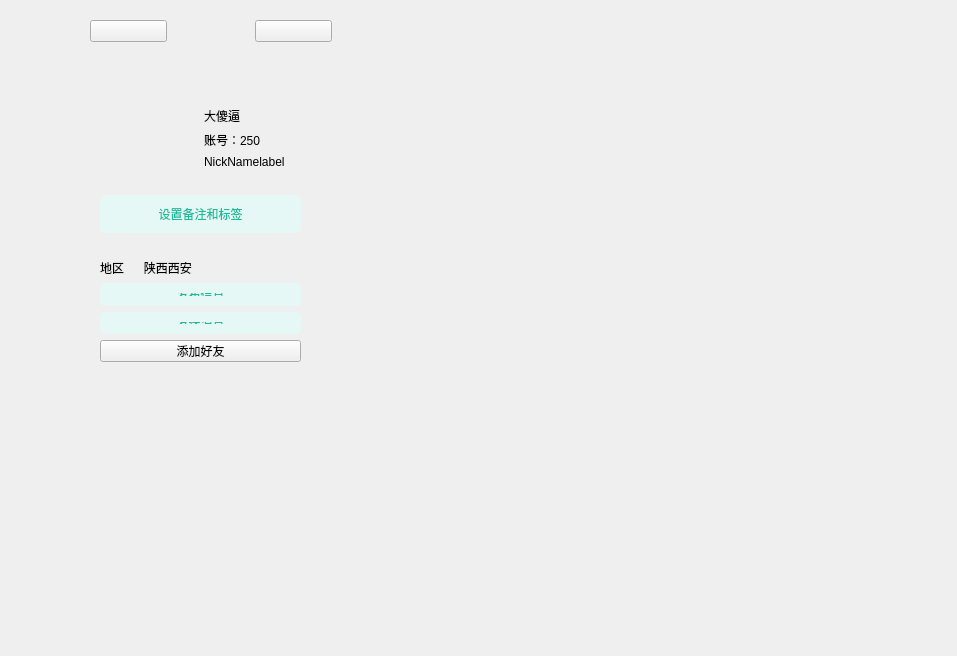
<?xml version="1.0" encoding="UTF-8"?>
<ui version="4.0">
 <class>Chat</class>
 <widget class="QWidget" name="Chat">
  <property name="geometry">
   <rect>
    <x>0</x>
    <y>0</y>
    <width>957</width>
    <height>656</height>
   </rect>
  </property>
  <property name="windowTitle">
   <string>Form</string>
  </property>
  <property name="styleSheet">
   <string notr="true">
QScrollBar:vertical {
      border: none;
 	  background-color: rgba(255, 255, 255);
      width: 4px;
      margin: 0px 0 0px 0;
  }
  QScrollBar::handle:vertical {
	 border: none;
     border-radius:2px;
      background: rgba(154, 154, 154, 150);
      min-height: 15px;
  }
QScrollBar::sub-line:vertical {
      border: none;
      height: 0px;
      subcontrol-position: top;
      subcontrol-origin: margin;
  }
QScrollBar::add-line:vertical {
      border: none;
      height: 0px;
      subcontrol-position: bottom;
      subcontrol-origin: margin;
  }
  QScrollBar::up-arrow:vertical, QScrollBar::down-arrow:vertical {
	border:none;
      width: 0px;
      height: 0px;
  }
  QScrollBar::add-page:vertical, QScrollBar::sub-page:vertical {
      background: none;
  }

</string>
  </property>
  <widget class="QWidget" name="verticalLayoutWidget">
   <property name="geometry">
    <rect>
     <x>90</x>
     <y>20</y>
     <width>242</width>
     <height>431</height>
    </rect>
   </property>
   <layout class="QVBoxLayout" name="verticalLayout">
    <item>
     <layout class="QHBoxLayout" name="horizontalLayout">
      <item>
       <widget class="QPushButton" name="Back">
        <property name="styleSheet">
         <string notr="true">border-image: url(:/ICON/picture/Back.ico);</string>
        </property>
        <property name="text">
         <string/>
        </property>
       </widget>
      </item>
      <item>
       <widget class="QLabel" name="FriendAccount">
        <property name="text">
         <string/>
        </property>
        <property name="alignment">
         <set>Qt::AlignCenter</set>
        </property>
       </widget>
      </item>
      <item>
       <widget class="QPushButton" name="Shop">
        <property name="styleSheet">
         <string notr="true">border-image: url(:/ICON/picture/home_128px_1149880_easyicon.net.ico);</string>
        </property>
        <property name="text">
         <string/>
        </property>
       </widget>
      </item>
     </layout>
    </item>
    <item>
     <widget class="QStackedWidget" name="stackedWidget">
      <property name="currentIndex">
       <number>1</number>
      </property>
      <widget class="QWidget" name="page_1">
       <widget class="QWidget" name="verticalLayoutWidget_2">
        <property name="geometry">
         <rect>
          <x>20</x>
          <y>40</y>
          <width>205</width>
          <height>251</height>
         </rect>
        </property>
        <layout class="QVBoxLayout" name="verticalLayout_2">
         <item>
          <layout class="QVBoxLayout" name="verticalLayout_5"/>
         </item>
         <item>
          <layout class="QHBoxLayout" name="horizontalLayout_2">
           <item>
            <widget class="QPushButton" name="GetUp">
             <property name="styleSheet">
              <string notr="true">border-image: url(:/ICON/sucai/add_128px_1206665_easyicon.net.ico);</string>
             </property>
             <property name="text">
              <string/>
             </property>
            </widget>
           </item>
           <item>
            <widget class="QLineEdit" name="MessagelineEdit">
             <property name="styleSheet">
              <string notr="true">border:none;
border-bottom:1px solid #000;
background-color: #F0F0F0;</string>
             </property>
            </widget>
           </item>
           <item>
            <widget class="QPushButton" name="SendMessage">
             <property name="styleSheet">
              <string notr="true">border-image: url(:/ICON/sucai/send_email_128px_1190680_easyicon.net.ico);</string>
             </property>
             <property name="text">
              <string/>
             </property>
            </widget>
           </item>
          </layout>
         </item>
        </layout>
       </widget>
      </widget>
      <widget class="QWidget" name="page_2">
       <widget class="QWidget" name="gridLayoutWidget">
        <property name="geometry">
         <rect>
          <x>10</x>
          <y>59</y>
          <width>201</width>
          <height>255</height>
         </rect>
        </property>
        <layout class="QGridLayout" name="gridLayout">
         <item row="4" column="0" colspan="2">
          <widget class="QPushButton" name="pushButton_3">
           <property name="styleSheet">
            <string notr="true">border-style:none;padding:10px;border-radius:5px;color:#1ABC9C;background:#E6F8F5;</string>
           </property>
           <property name="text">
            <string>设置备注和标签</string>
           </property>
          </widget>
         </item>
         <item row="6" column="0" colspan="2">
          <widget class="QLabel" name="Arealabel">
           <property name="text">
            <string>地区      陕西西安</string>
           </property>
          </widget>
         </item>
         <item row="0" column="0" rowspan="2" colspan="2">
          <layout class="QGridLayout" name="gridLayout_2">
           <item row="0" column="1">
            <widget class="QLabel" name="Remarklabel">
             <property name="text">
              <string>大傻逼</string>
             </property>
            </widget>
           </item>
           <item row="1" column="1">
            <widget class="QLabel" name="FriendAccountlabel">
             <property name="text">
              <string>账号：250</string>
             </property>
            </widget>
           </item>
           <item row="2" column="1">
            <widget class="QLabel" name="Nicknamelabel">
             <property name="text">
              <string>NickNamelabel</string>
             </property>
            </widget>
           </item>
           <item row="0" column="0" rowspan="3">
            <widget class="QLabel" name="HeadPicture">
             <property name="styleSheet">
              <string notr="true">border-image: url(:/美工按钮专用图/我.png);</string>
             </property>
             <property name="text">
              <string/>
             </property>
            </widget>
           </item>
          </layout>
         </item>
         <item row="5" column="0" colspan="2">
          <widget class="QLabel" name="label_6">
           <property name="styleSheet">
            <string notr="true"/>
           </property>
           <property name="text">
            <string/>
           </property>
          </widget>
         </item>
         <item row="2" column="0" rowspan="2" colspan="2">
          <widget class="QLabel" name="label_5">
           <property name="styleSheet">
            <string notr="true"/>
           </property>
           <property name="text">
            <string/>
           </property>
          </widget>
         </item>
         <item row="7" column="0" colspan="2">
          <layout class="QVBoxLayout" name="verticalLayout_4">
           <item>
            <widget class="QPushButton" name="pushButton_4">
             <property name="styleSheet">
              <string notr="true">border-style:none;padding:10px;border-radius:5px;color:#1ABC9C;background:#E6F8F5;</string>
             </property>
             <property name="text">
              <string>发布信息</string>
             </property>
            </widget>
           </item>
           <item>
            <widget class="QPushButton" name="SendMessageBt">
             <property name="styleSheet">
              <string notr="true">border-style:none;padding:10px;border-radius:5px;color:#1ABC9C;background:#E6F8F5;</string>
             </property>
             <property name="text">
              <string>发送消息</string>
             </property>
            </widget>
           </item>
           <item>
            <widget class="QPushButton" name="AddFriendBt">
             <property name="text">
              <string>添加好友</string>
             </property>
            </widget>
           </item>
          </layout>
         </item>
        </layout>
       </widget>
      </widget>
      <widget class="QWidget" name="page_3">
       <widget class="QWidget" name="verticalLayoutWidget_3">
        <property name="geometry">
         <rect>
          <x>20</x>
          <y>160</y>
          <width>171</width>
          <height>91</height>
         </rect>
        </property>
        <layout class="QVBoxLayout" name="verticalLayout_3">
         <item>
          <widget class="QLineEdit" name="SearchFriendAccount">
           <property name="styleSheet">
            <string notr="true">border:none;
border-bottom:1px solid #000;
background-color: #F0F0F0;</string>
           </property>
           <property name="inputMask">
            <string/>
           </property>
           <property name="text">
            <string/>
           </property>
           <property name="placeholderText">
            <string>请输入您要添加的好友</string>
           </property>
          </widget>
         </item>
         <item>
          <widget class="QPushButton" name="SearchFriendBt">
           <property name="text">
            <string>搜索:张蕊</string>
           </property>
          </widget>
         </item>
        </layout>
       </widget>
      </widget>
     </widget>
    </item>
   </layout>
  </widget>
 </widget>
 <resources/>
 <connections/>
</ui>
